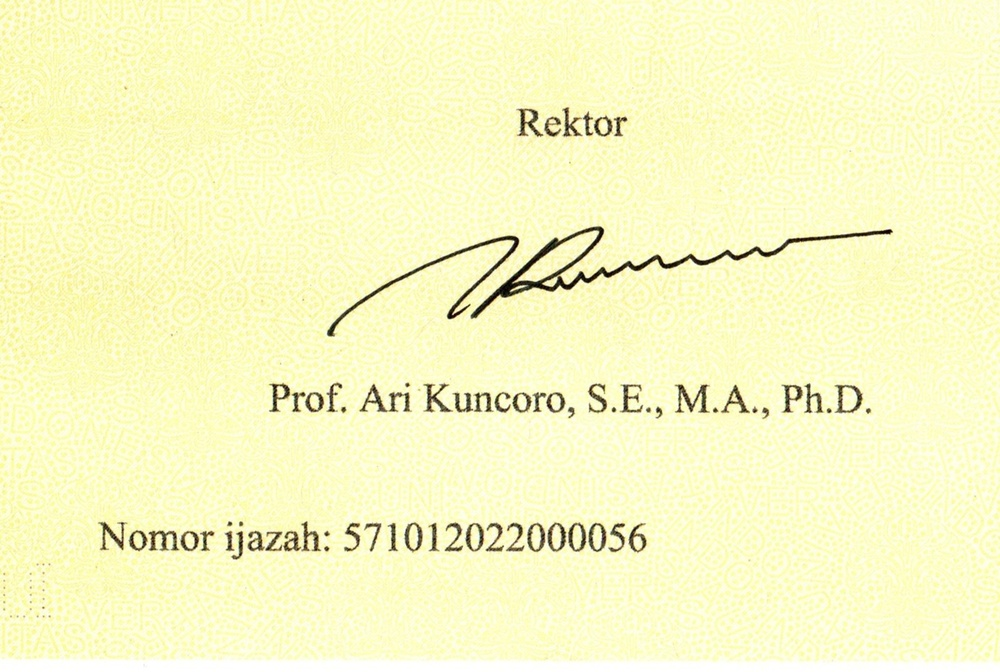
#> input picture CITRA DIGITAL7/GAMBAR/01_HighQuality_Enhanced (1).jpg, 1000 x 672 px, shrunk from 1436 x 965 before the run
$ python -i main.py   (imports and definitions only)
#> lines starting #> are read from the running program, lines starting #| are printed output that depends on the picture; after the words box and inside, x2 and y2 are one past the last pixel; in counts of white or black regions, pixels touching at a corner belong together

import cv2, os, re, csv
import numpy as np
import pytesseract
from pytesseract import Output

FOLDER = "gambar"
OUT = "hasil_proses"
GT = "571012022000056"

# [9 lines not run here, left out]

TAHAP = [
    "1_citra_asli", "2_grayscale", "3_global_thresh",
    "4_global_opening", "5_global_closing", "6_otsu_thresh",
    "7_otsu_opening", "8_otsu_closing", "9_perbandingan"
]

# [3 lines not run here, left out]


def simpan(kategori, tahap, nama, img):
    cv2.imwrite(os.path.join(OUT, kategori, tahap, nama), img)


# [11 lines left out: function cer, not called in this run]


def proses(gray, mask=None):
    hasil = {}
    _, g = cv2.threshold(gray, 127, 255, cv2.THRESH_BINARY_INV)
    _, o = cv2.threshold(gray, 0, 255,
                         cv2.THRESH_BINARY_INV + cv2.THRESH_OTSU)

    if mask is not None:
        g[mask > 0] = 0
        o[mask > 0] = 0

    k = cv2.getStructuringElement(cv2.MORPH_ELLIPSE, (3, 3))
    hasil["3_global_thresh"] = g
    hasil["4_global_opening"] = cv2.morphologyEx(g, cv2.MORPH_OPEN, k)
    hasil["5_global_closing"] = cv2.morphologyEx(
        hasil["4_global_opening"], cv2.MORPH_CLOSE, k, iterations=2)
    hasil["6_otsu_thresh"] = o
    hasil["7_otsu_opening"] = cv2.morphologyEx(o, cv2.MORPH_OPEN, k)
    hasil["8_otsu_closing"] = cv2.morphologyEx(
        hasil["7_otsu_opening"], cv2.MORPH_CLOSE, k, iterations=2)
    return hasil


# [47 lines left out: functions buat_mask, deteksi, not called in this run]


files = [f for f in sorted(os.listdir(FOLDER))
         if f.lower().endswith((".jpg", ".jpeg", ".png"))]
hasil = []

# [83 lines not run here, left out]

>>> import cv2
>>> picture = cv2.imread('GAMBAR/01_HighQuality_Enhanced (1).jpg', cv2.IMREAD_GRAYSCALE)
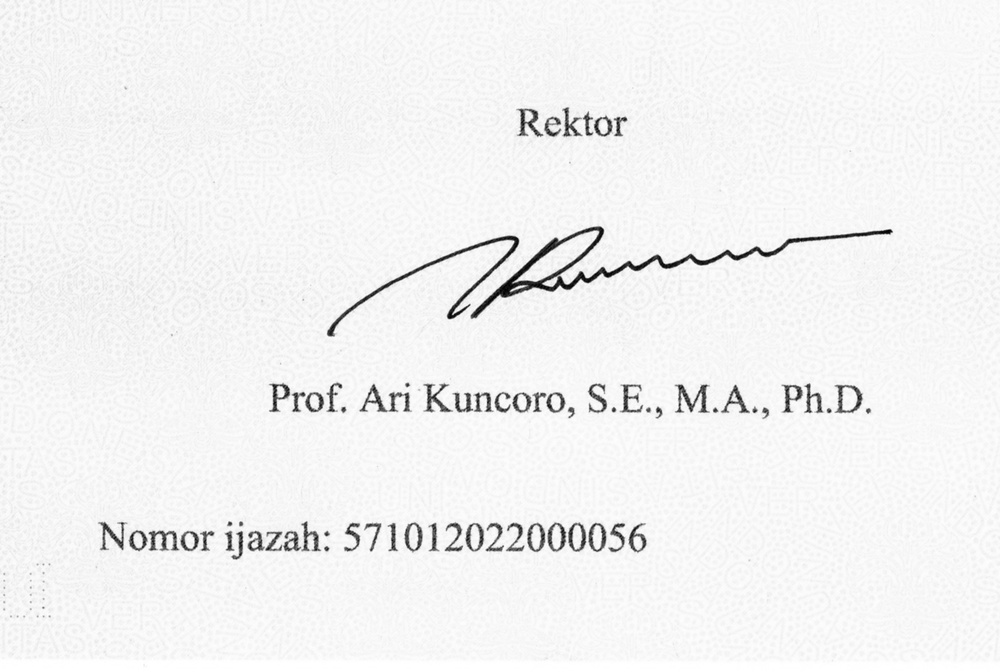
#> picture: shape (672, 1000); min 0, max 255, mean 242.4
>>> result = proses(picture)
#> in proses, `_, g = cv2.threshold(gray, 127, 255, cv2.THRESH_BINARY_INV)`:
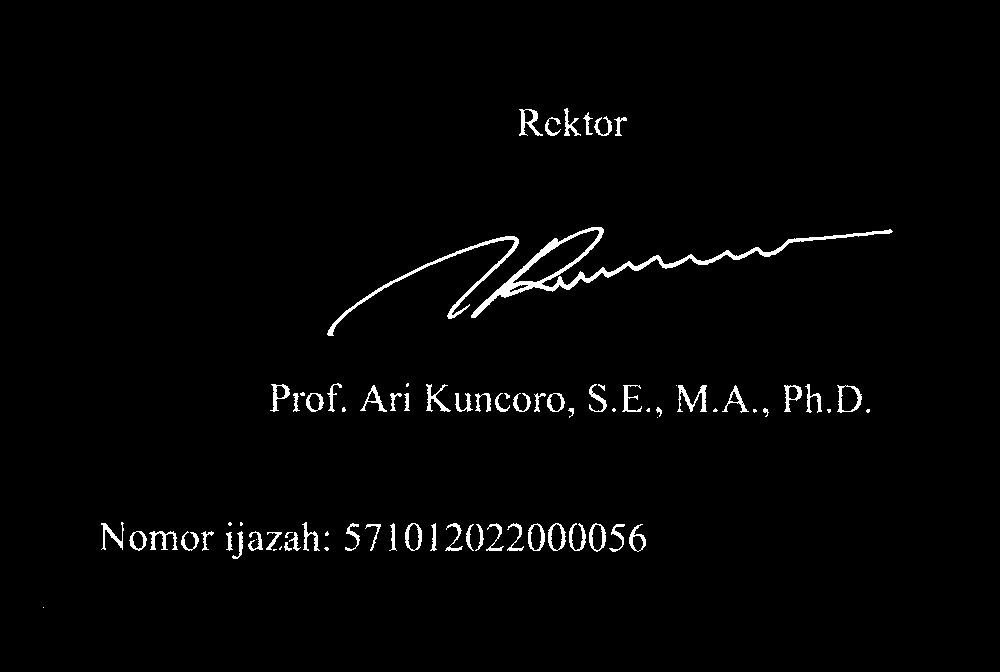
#> g: shape (672, 1000); 1.8% white; 82 white regions (20 under 20 px), largest, box (x1, y1, x2, y2) and area: (471, 227, 893, 318) 3061, (327, 236, 519, 336) 1190, (677, 385, 707, 412) 311
#> in proses, `_, o = cv2.threshold(gray, 0, 255, cv2.THRESH_BINARY_INV + cv2.THRESH_..`:
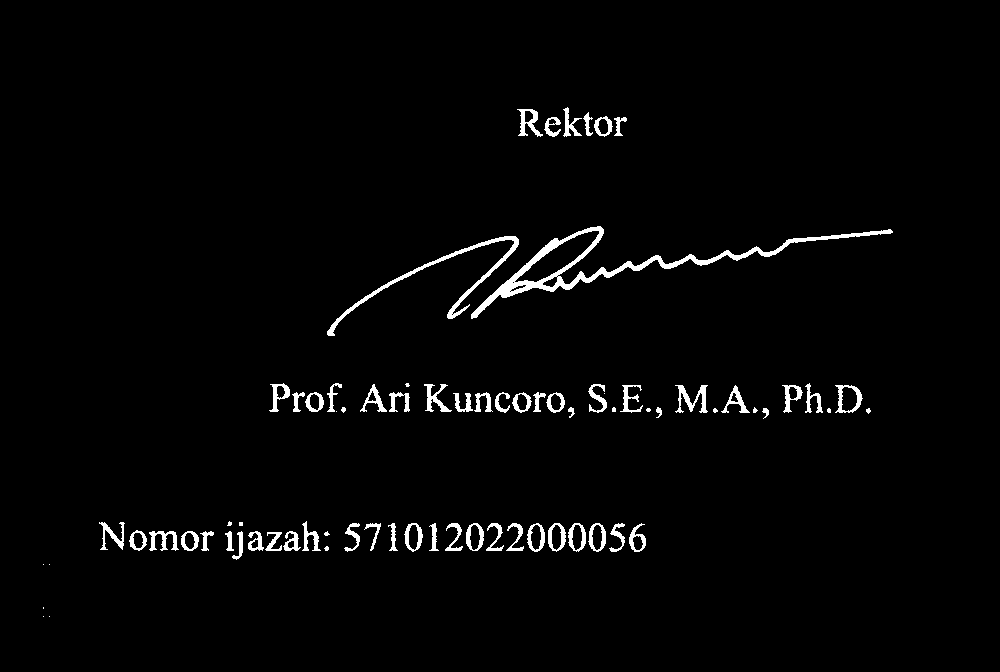
#> o: shape (672, 1000); 2.2% white; 76 white regions (17 under 20 px), largest, box (x1, y1, x2, y2) and area: (471, 226, 893, 319) 3425, (327, 236, 519, 336) 1350, (675, 385, 708, 413) 379
#> result = 6 items

$ run again, on CITRA DIGITAL7/GAMBAR/07_ColorShift_WarmTint (1).jpg
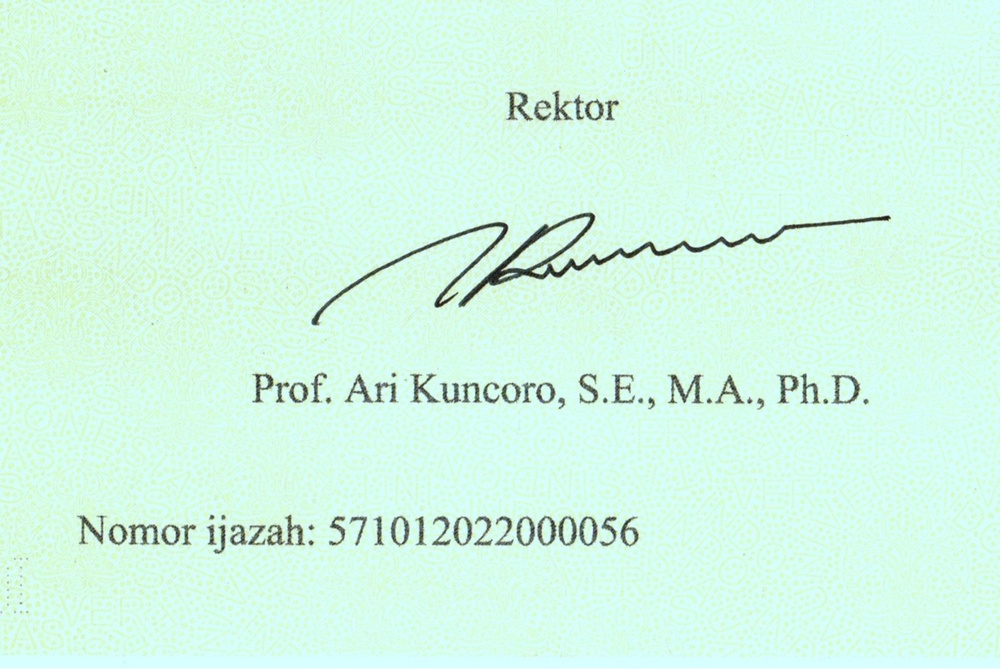
#> input picture CITRA DIGITAL7/GAMBAR/07_ColorShift_WarmTint (1).jpg, 1000 x 669 px, shrunk from 1402 x 938 before the run
#> in proses, `_, g = cv2.threshold(gray, 127, 255, cv2.THRESH_BINARY_INV)`:
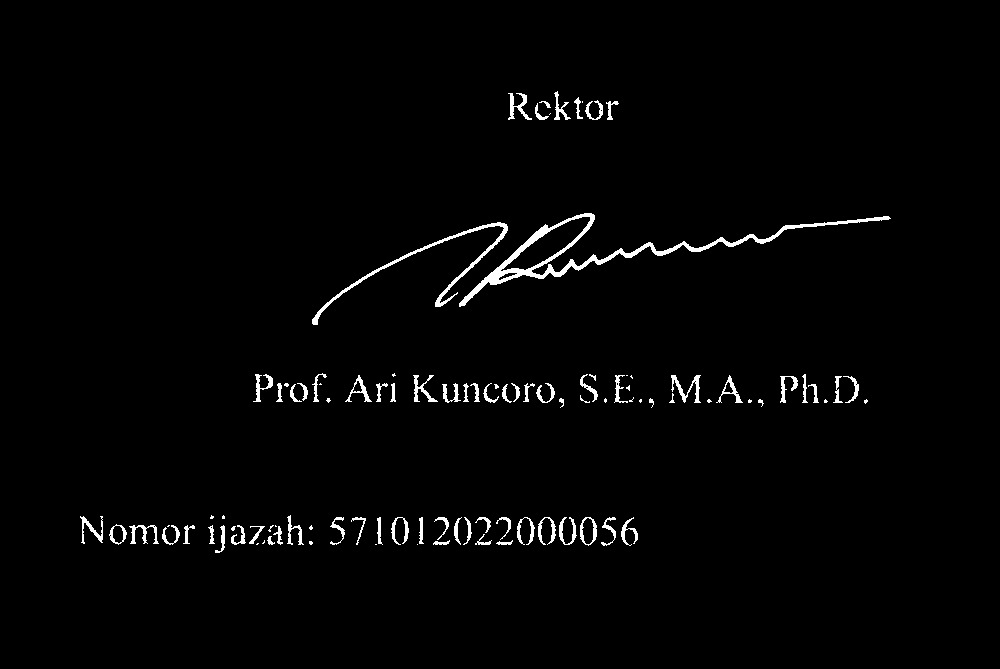
#> g: shape (669, 1000); 1.8% white; 101 white regions (29 under 20 px), largest, box (x1, y1, x2, y2) and area: (459, 213, 891, 307) 3089, (312, 222, 508, 325) 1182, (671, 375, 701, 403) 276
#> in proses, `_, o = cv2.threshold(gray, 0, 255, cv2.THRESH_BINARY_INV + cv2.THRESH_..`:
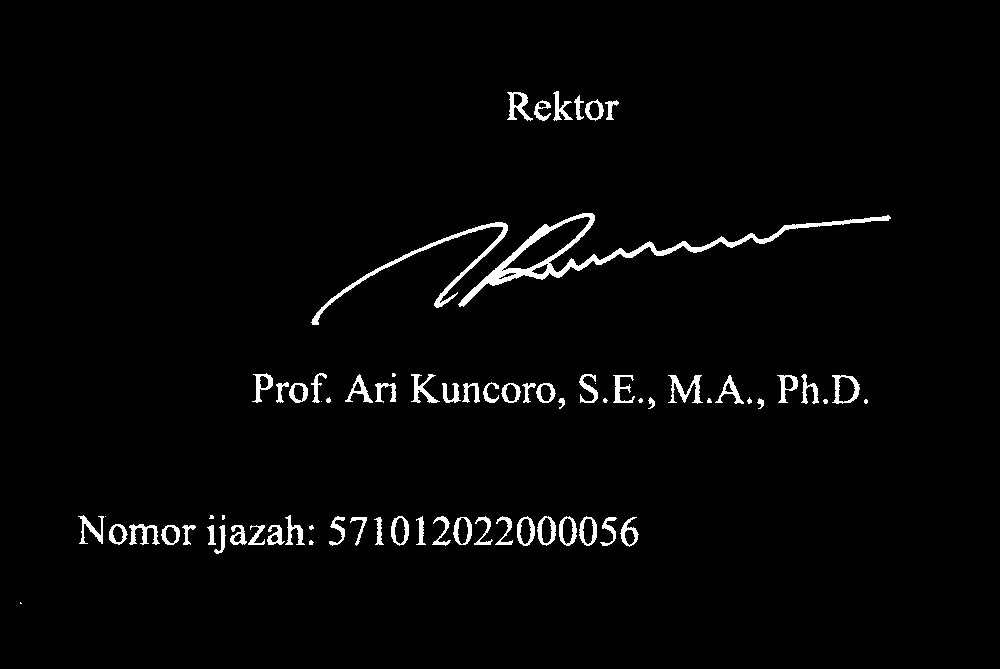
#> o: shape (669, 1000); 2.3% white; 73 white regions (13 under 20 px), largest, box (x1, y1, x2, y2) and area: (458, 213, 891, 307) 3621, (311, 222, 508, 325) 1419, (668, 375, 703, 404) 395
#> result = 6 items
